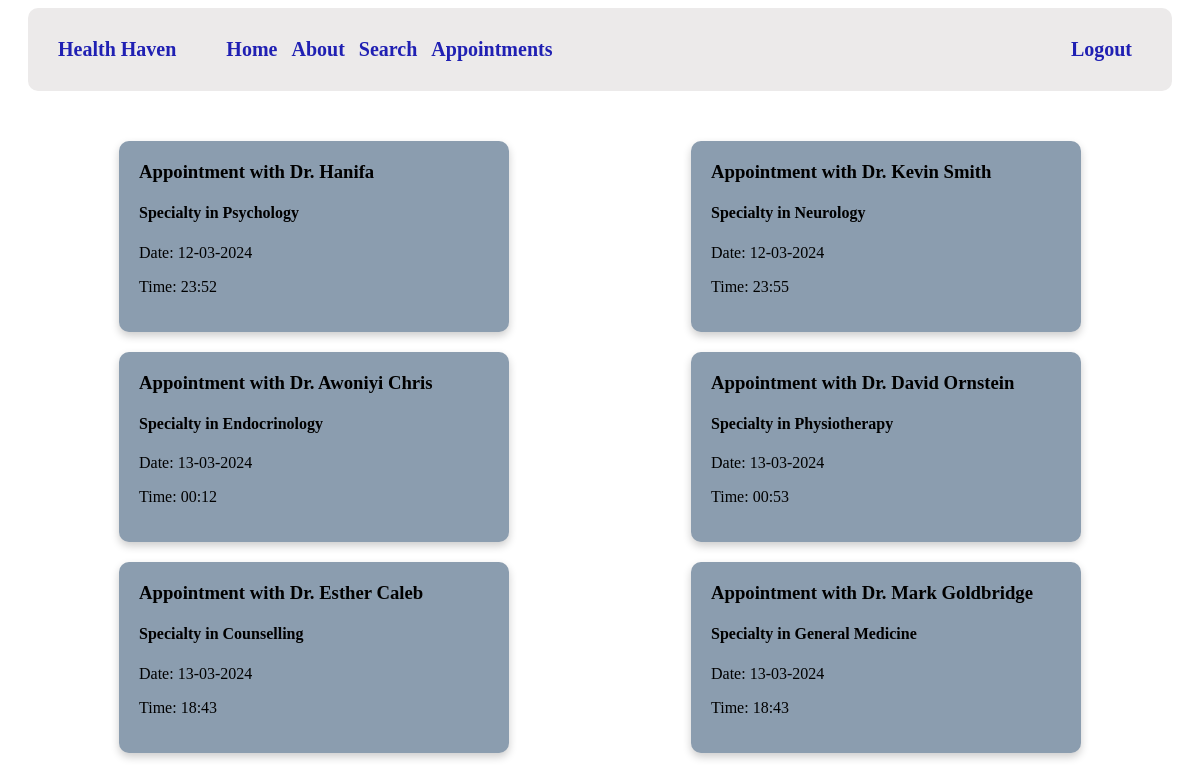
Before: /show_appointments/ (signed in) with the older database file.
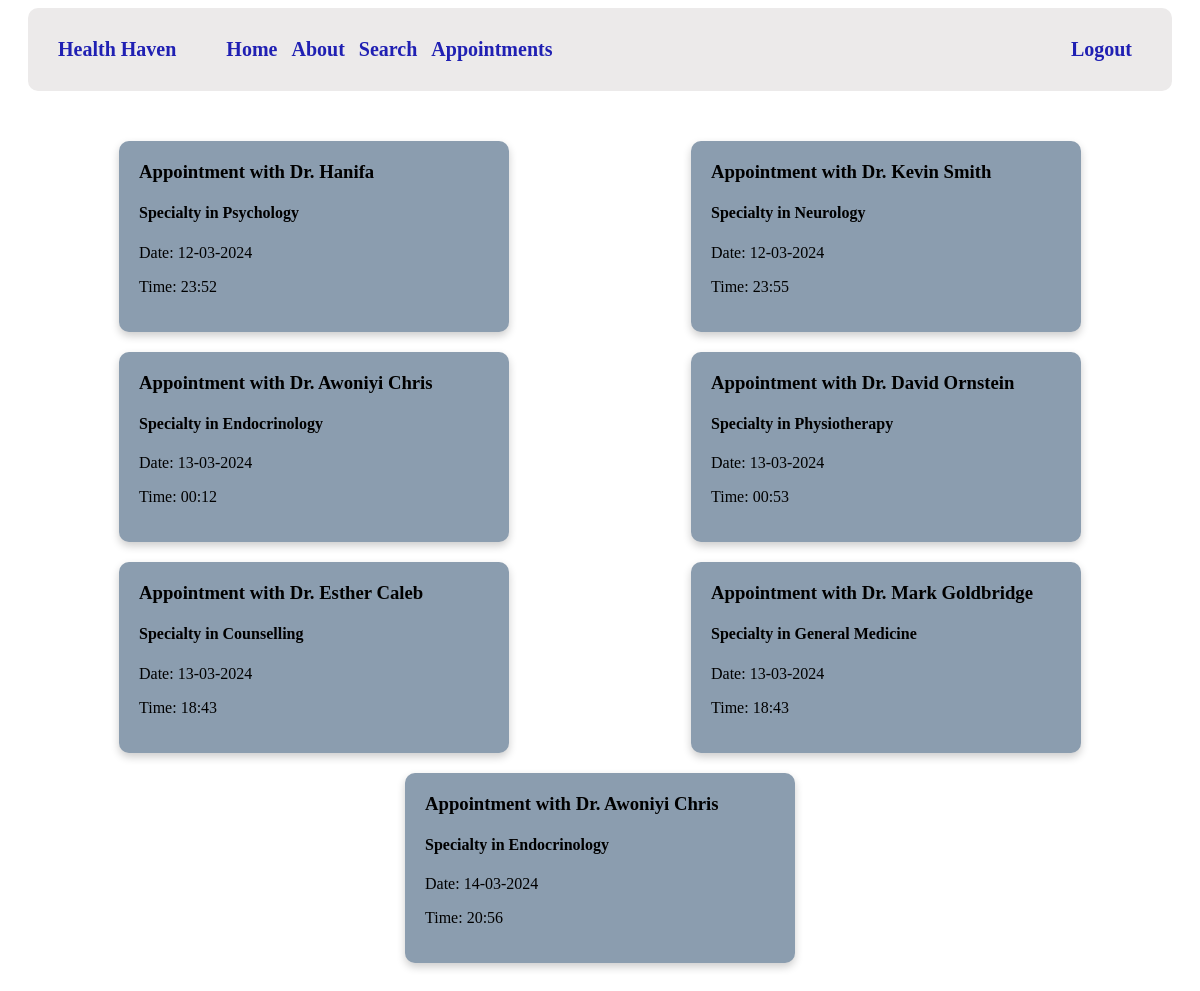
After: the same page with the newer database file.
### backend/app.py (models this page shows, shortened)
class Appointment(db.Model):
    __tablename__ = 'appointments'
    appointment_id = db.Column(db.Integer, primary_key=True)
    date = db.Column(db.DateTime, default=datetime.utcnow())
    user_id = db.Column(db.Integer, db.ForeignKey('user.user_id'))
    doctor_id = db.Column(db.Integer, db.ForeignKey('doctor.doctor_id'))
    user = db.relationship('User', backref=db.backref('appointments', lazy=True))
    doctor = db.relationship('Doctor', backref=db.backref('appointments', lazy=True))

class Doctor(db.Model):
    doctor_id = db.Column(db.Integer, primary_key=True)
    name = db.Column(db.String(60), nullable=False)
    specialty = db.Column(db.String(60), nullable=False)
    yearsofexperience = db.Column(db.Integer(), nullable=False)

### backend/app.py (the view)
@app.route('/show_appointments/')
def show_appointments():
    if current_user.is_authenticated:
        user_id = current_user.get_id()
        appointments = Appointment.query.filter_by(user_id=user_id).all()
        return render_template('show_ap.html', appointments=appointments)
    else:
        return redirect(url_for('login'))

### backend/app.py (called while the page is built)
@login_manager.user_loader
def load_user(user_id):
    return User.query.get(int(user_id))

    def get_id(self):
        return str(self.user_id)

### frontend/templates/show_ap.html
{% extends 'default.html' %}
{% block content %}
    <div class="appointment-cards">
        {% for appointment in appointments %}
            <div class="appointment-card">
                <h3>Appointment with Dr. {{ appointment.doctor.name }}</h2>
                <h4>Specialty in {{ appointment.doctor.specialty }}</h2>
                <p>Date: {{ appointment.date.strftime('%d-%m-%Y') }}</p>
                <p>Time: {{ appointment.date.strftime('%H:%M') }}</p>
            </div>
        {% endfor %}
    </div>
{% endblock %}

### frontend/templates/default.html (shortened to what this page needs)
<!DOCTYPE html>
<html lang="en">
<head>
    <link rel="stylesheet" href="../styles/nav.css">
    <link rel="stylesheet" href="../styles/content.css">
    <header>
        <nav class="nav">
            <a href="/" class="nav-item">Health Haven</a>
            <div class="nav-bio">
                {% if current_user.is_authenticated %}
                    <a href="{{ url_for('home') }}" class="nav-item">Home</a>
                    <a href="{{ url_for('about') }}" class="nav-item">About</a>
                    <a href="{{ url_for('search') }}" class="nav-item">Search</a>
                    <a href="{{ url_for('show_appointments') }}" class="nav-item">Appointments</a>
                {% else %}
                    <a href="{{ url_for('home') }}" class="nav-item">Home</a>
                    <a href="{{ url_for('about') }}" class="nav-item">About</a>
                {% endif %}
            </div>
            <div class="nav-reg">
                {% if current_user.is_authenticated %}
                    <a href="{{ url_for('logout') }}" class="nav-item">Logout</a>
                {% else %}
                    <a href="{{ url_for('login') }}" class="nav-item">Login</a>
                    <a href="{{ url_for('register') }}" class="nav-item">Register</a>
                {% endif %}
            </div>
        </nav>
    </header>
</head>
<body>
    {% block content %}
    {% endblock %}
</body>
</html>

### frontend/styles/nav.css (style rules this page uses)
.nav { background-color: rgb(236, 234, 234); margin-left: 20px; margin-right: 20px; display: flex; padding: 30px; border-radius: 10px; margin-bottom: 20px; }
.nav-bio { margin-left: 40px; }
.nav-reg { margin-left: auto; }
.nav-item { text-decoration: none; font-size: 20px; margin-right: 10px; font-weight: bold; color: rgb(32, 32, 179); }
body { background-color: white; }

### frontend/styles/content.css (style rules this page uses)
.appointment-cards { display: flex; flex-wrap: wrap; justify-content: space-around; padding: 20px; }
.appointment-card { background-color: #8b9daf; border-radius: 10px; padding: 20px; margin: 10px; width: 350px; box-shadow: 0 4px 8px 0 rgba(0,0,0,0.2); }
.appointment-card h3 { margin-top: 0; }

Changed rows visible on the page:
added Appointment: doctor.name "Awoniyi Chris", doctor.specialty "Endocrinology", date "14-03-2024", date "20:56"
